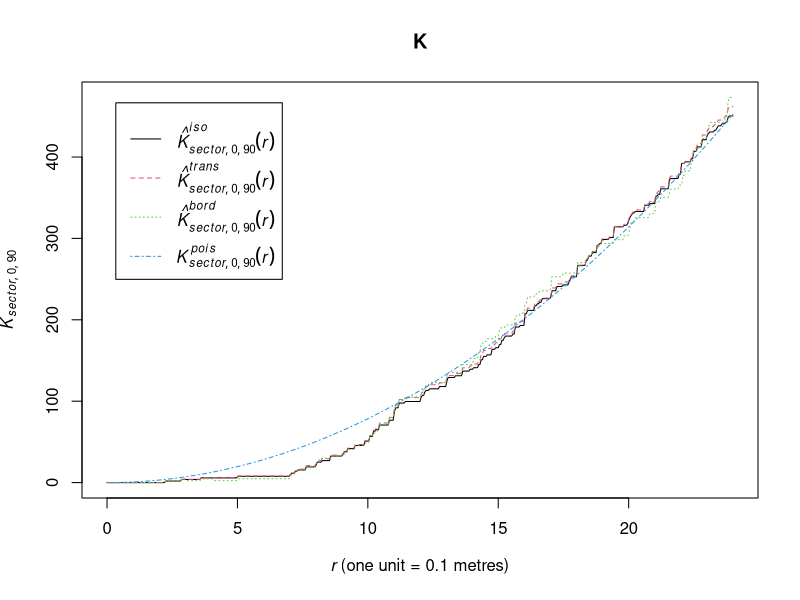

R code for this plot:
library(spatstat)


### Name: Ksector
### Title: Sector K-function
### Aliases: Ksector
### Keywords: spatial nonparametric

### ** Examples

 K <- Ksector(swedishpines, 0, 90)
 plot(K)
